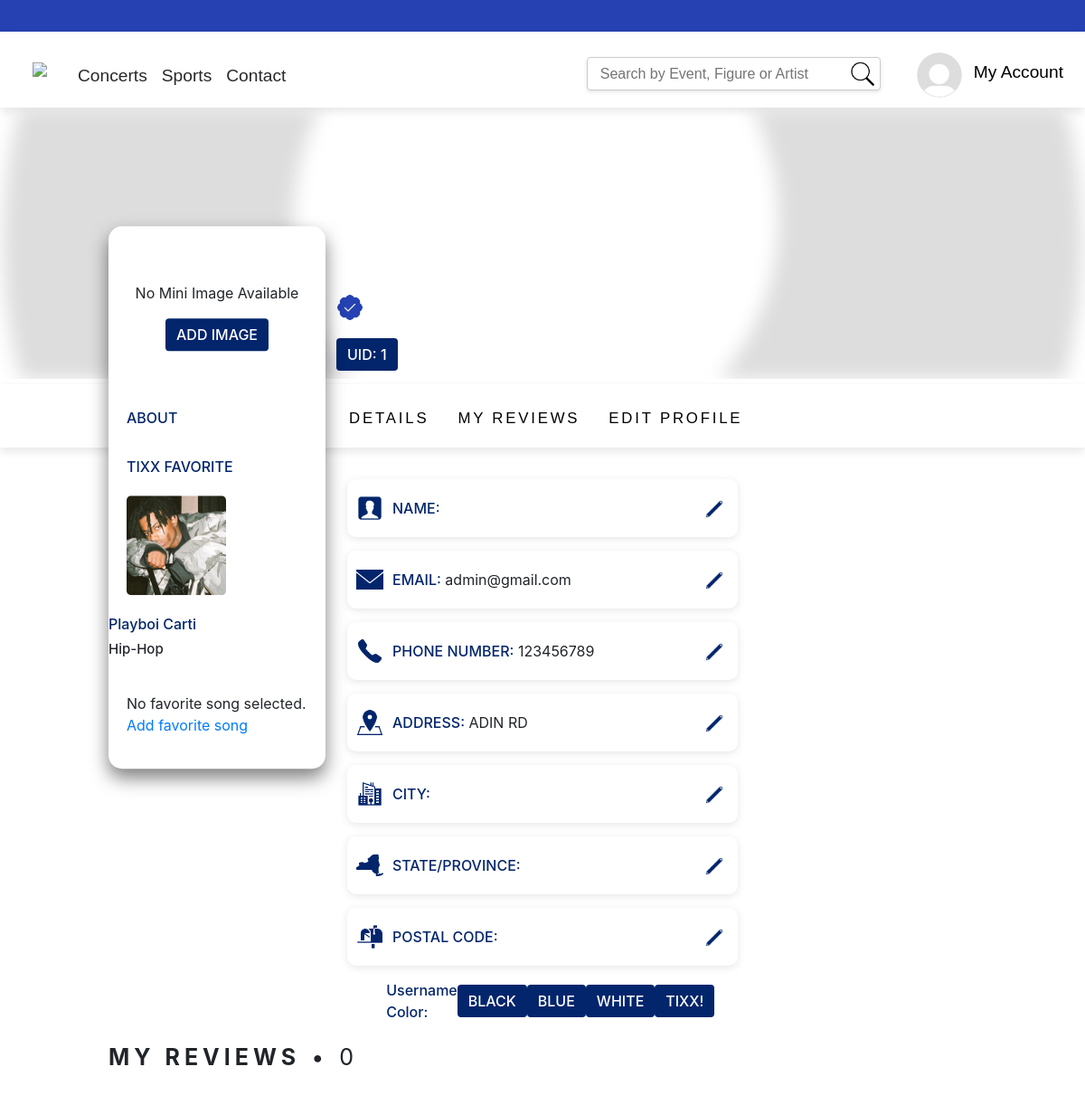
Before: /profile/ (signed in) with the older database file.
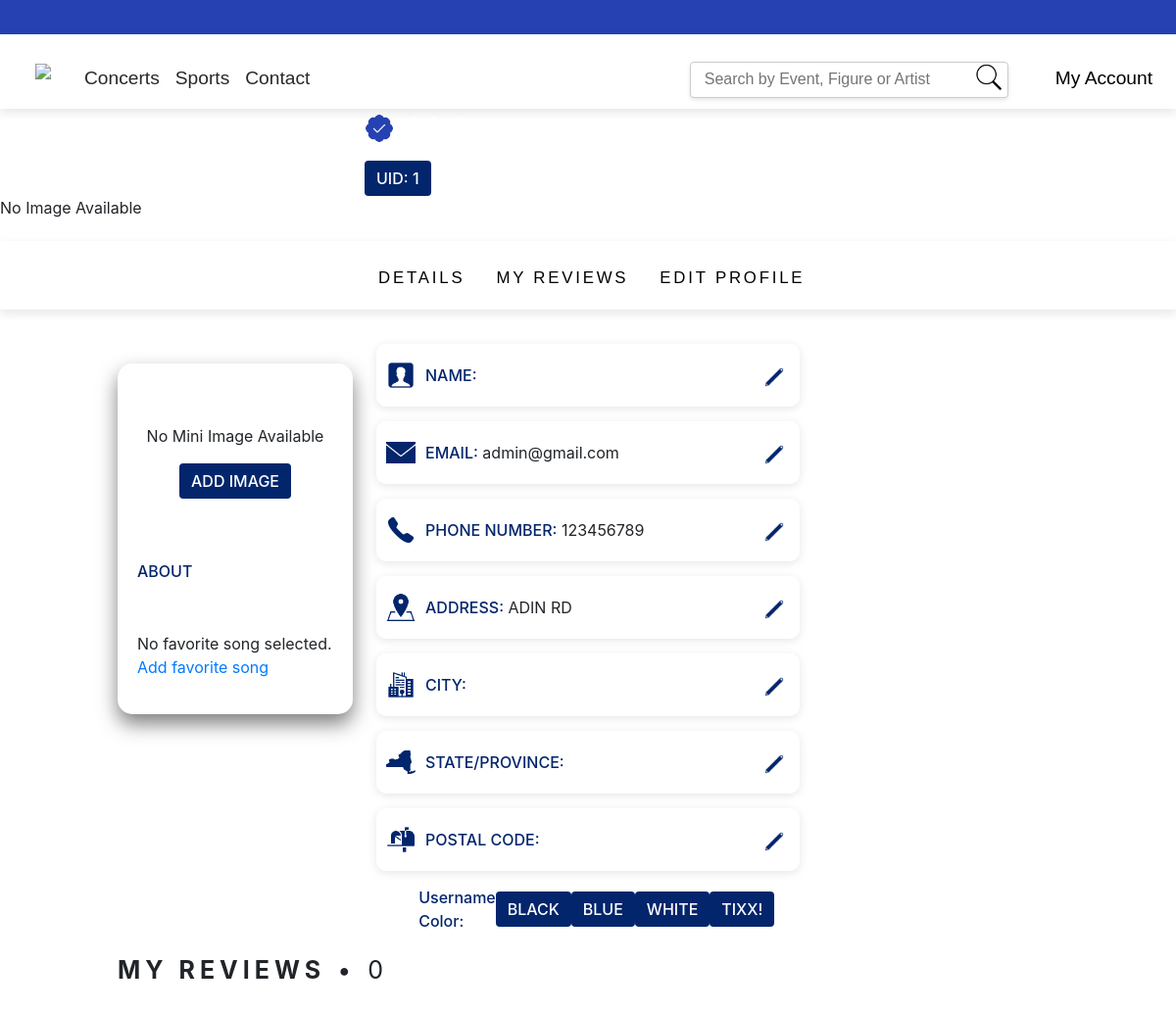
After: the same page with the newer database file.
### tixx/models.py (models this page shows, shortened)
class User(AbstractUser):
    userId = models.AutoField(primary_key=True)
    userDescription = models.CharField(max_length=200, blank=True)
    userPhoneNumber = models.CharField(max_length=10, blank=True)
    userAddress = models.CharField(max_length=100, blank=True)
    isOrganiser = models.BooleanField(default=False)
    organiserCredentials = models.CharField(max_length=100, blank=True)
    userProfilePicture = models.ImageField(upload_to='profile_pictures/', blank=True, null=True)
    userProfilePicture = models.ImageField(upload_to='profile_pictures/', blank=True, null=True, default='profile_pictures/default.png')
    miniImage = models.ImageField(upload_to='mini_images/', blank=True, null=True)
    firstName = models.CharField(max_length=30, blank=True)
    lastName = models.CharField(max_length=150, blank=True)
    favoriteFigure = models.ForeignKey(Figure, on_delete=models.SET_NULL, blank=True, null=True)
    favoriteSongSpotifyId = models.CharField(max_length=255, blank=True, null=True)
    city = models.CharField(max_length=100, blank=True)
    stateProvince = models.CharField(max_length=100, blank=True)
    postalcode = models.CharField(max_length=20, blank=True)
    REQUIRED_FIELDS = ['email', 'userPhoneNumber', 'userAddress']

class Figure(models.Model):
    figureName = models.CharField(max_length=100, unique=True)
    figureGenre = models.CharField(max_length=100)
    figurePicture = models.ImageField(upload_to='figure_images/', null=True, blank=True)
    carouselImage = models.ImageField(upload_to='carousel_images/', null=True, blank=True)
    figureAbout = models.CharField(max_length=2000, blank=True)

### tixx/views.py (the view)
# urls.py: path('profile/', views.view_profile, name='view_profile'),
@login_required
def view_profile(request):
    user = request.user
    reviews = Review.objects.filter(userReview=user)
    return render(request, 'view_profile.html', {'user': user, 'reviews': reviews})

### tixx/templates/view_profile.html (shortened to what the changed rows need)
{% extends "base.html" %}
{% block content %}
{% load static %}
{% load figuretag %}
<link rel="stylesheet" href="https://cdnjs.cloudflare.com/ajax/libs/font-awesome/5.15.4/css/all.min.css">
<link rel="stylesheet" href="{% static 'css/view_profile.css' %}">
<body>
    <div class="background-items">
        <div class="pfp" id="pfpContainer">
            {% if user.miniImage %}
                <img src="{{ user.miniImage.url }}" alt="{{ user.username }}">
            {% else %}
                <div class="mini-image-placeholder">
                    <p>No Mini Image Available</p>
                    <a href="{% url 'edit_profile' %}?section=miniImage&username={{ user.username }}">
                    </a>
                </div>
            {% endif %}
            <p id="About">ABOUT</p>
            <p id="userDesc">{{ user.userDescription }}</p>
            {% if user.favoriteFigure %}
                <p id="tixxFavorite">TIXX FAVORITE</p>
                <div id="favoriteFigure">
                    <img id="figureImage" src="{{ user.favoriteFigure.figurePicture.url }}" alt="{{ user.favoriteFigure.figureName }}">
                    <div class="figureInfo">
                        <p id="figureName">{{ user.favoriteFigure.figureName }}</p>
                        <p id="figureGenre">{{ user.favoriteFigure.figureGenre }}</p>
                    </div>
                    {% endif %}
                        {% if user.favoriteSongSpotifyId %}
                            <div id="favoriteSong">
                                <iframe src="https://open.spotify.com/embed/track/{{ user.favoriteSongSpotifyId }}" width="100%" height="100" frameBorder="0" allowfullscreen="" allow="autoplay; clipboard-write; encrypted-media; fullscreen; picture-in-picture" loading="lazy" style="display: block;"></iframe>
                            </div>
                        {% else %}
                            <div class="no-favorite-song">
                                <p>No favorite song selected. <a href="{% url 'edit_profile' %}?section=favoriteSongSpotifyId&username={{ user.username }}">Add favorite song</a></p>
                            </div>
                        {% endif %}
                </div>
        </div>
        <div class="usernameStatus">
            <p id="username" style="color: {{ request.session.username_color|default:'#000' }}" onclick="toggleColorMenu()">
                {% if user.is_superuser %}
                    <img src="{% static 'icons/verified.png' %}" alt="Verified Icon" class="icon">
                {% endif %}
            </p>
            <button type="button" id="follow" class="btn btn-primary">UID: {{ user.userId }}</button>
        </div>
    </div>
    <div class="pfp-background">
        {% if user.backgroundImage %}
            <img src="{{ user.backgroundImage.url }}" alt="{{ user.username }}" class="background-image">
        {% else %}
            {% if user.userProfilePicture %}
                <img src="{{ user.userProfilePicture.url }}" alt="{{ user.username }}" class="background-image">
            {% else %}
                <p>No Image Available</p>
            {% endif %}
        {% endif %}
    </div>
    <div class="details">
        <div class="detail" data-type="email">
            <img src="{% static 'icons/email.png' %}" alt="Email Icon" class="icon">
            <p><span class="title">EMAIL:</span> {{ user.email }}</p>
            <a href="{% url 'edit_profile' %}?section=email&username={{ user.username }}">
                <button class="edit-btn">
                </button>
            </a>
        </div>
        <div class="detail" data-type="phone">
            <img src="{% static 'icons/phone.png' %}" alt="Phone Icon" class="icon">
            <p><span class="title">PHONE NUMBER:</span> {{ user.userPhoneNumber }}</p>
            <a href="{% url 'edit_profile' %}?section=address&username={{ user.username }}">
                <button class="edit-btn">
                </button>
            </a>
        </div>
        <div class="detail" data-type="address">
            <img src="{% static 'icons/address.png' %}" alt="Address Icon" class="icon">
            <p><span class="title">ADDRESS:</span> {{ user.userAddress }}</p>
            <a href="{% url 'edit_profile' %}?section=address&username={{ user.username }}">
                <button class="edit-btn">
                </button>
            </a>
        </div>
    </div>
</body>
</html>
{% endblock %}

### tixx/templates/base.html (shortened to what this page needs)
<!DOCTYPE html>
{% load static %}
{% load recentlytag %}
<html lang="en">
<head>
    <link rel="stylesheet" href="https://stackpath.bootstrapcdn.com/bootstrap/4.3.1/css/bootstrap.min.css">
    <link rel="stylesheet" href="{% static 'css/base.css' %}">
</head>
<body>
    <div class="horizontal-space"></div>
    <nav class="navbar navbar-expand-lg navbar-light">
        <a class="navbar-brand" href="{% url 'home' %}"><img src="{% static 'images/tixx.png' %}"></a>
        <div class="collapse navbar-collapse">
            <ul class="navbar-nav mr-auto">
                <li class="nav-item dropdown">
                    <a class="nav-link dropdown-toggle concerts" href="#" id="navbarDropdownConcerts" role="button" data-toggle="dropdown" aria-haspopup="true" aria-expanded="false">
                        Concerts
                    </a>
                </li>
                <li class="nav-item dropdown">
                    <a class="nav-link dropdown-toggle sports" href="#" id="navbarDropdownSports" role="button" data-toggle="dropdown" aria-haspopup="true" aria-expanded="false">
                        Sports
                    </a>
                </li>
                <li class="nav-item">
                    <a class="nav-link contact" href="#">Contact</a>
                </li>
            </ul>
            <ul class="navbar-nav ml-auto login-register">
                    <div class="navbar-custom-search">
                        <input type="text" class="search-input" placeholder="  Search by Event, Figure or Artist">
                        <img src="{% static 'icons/search.png' %}" alt="Search Icon" class="search-icon">
                    </div>
                    {% if request.user.is_authenticated %}
                        {% if request.user.userProfilePicture %}
                            <li class="nav-item">
                                <img src="{{ request.user.userProfilePicture.url }}" class="profile-picture">
                            </li>
                        {% endif %}
                        <li class="nav-item">
                            <a id="accountLink" class="nav-link" href="javascript:void(0)" onclick="openSidebar()">My Account</a>
                        </li>
                    {% else %}
                        <li class="nav-item">
                            <a class="nav-link" href="{% url 'login' %}">Login/Register</a>
                        </li>
                    {% endif %}
                </ul>
    </nav>
        {% block content %}
        {% endblock %}
</body>
</html>

Changed rows visible on the page:
changed User "admin@gmail.com": user.userProfilePicture: picture removed; favoriteFigure_id 6 → empty (drawn); favoriteFigure.figurePicture: picture removed; favoriteFigure.figureName "Playboi Carti" → (not shown); favoriteFigure.figureGenre "Hip-Hop" → (not shown); userProfilePicture: picture removed
Other visible differences:
text no longer shown: "TIXX FAVORITE"
text now shown: "No Image Available"
